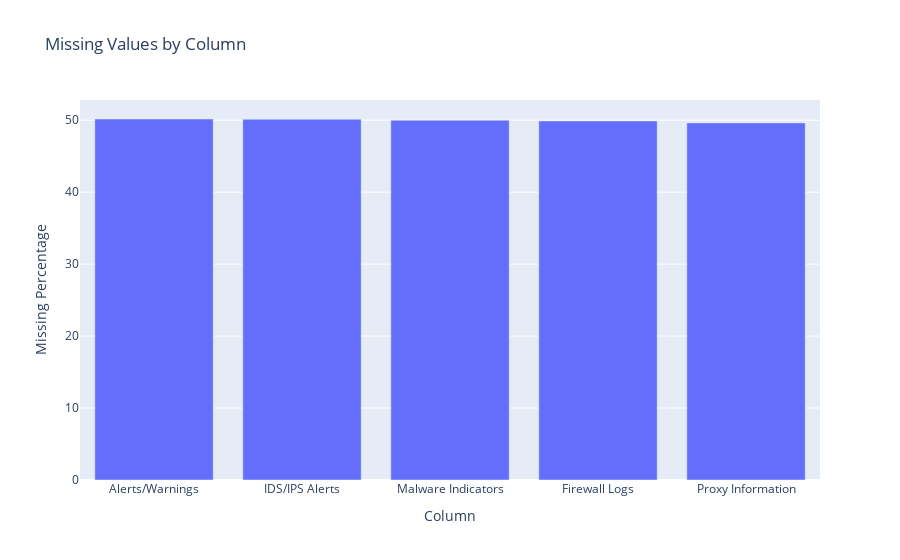

This figure's notebook cell:
### Markdown cell above
## 3️⃣ Missing Values Analysis

### Code cell
# Calculate missing values
missing_counts = df.isnull().sum()
missing_percent = (missing_counts / len(df)) * 100
missing_df = pd.DataFrame({
    'Column': missing_counts.index,
    'Missing Count': missing_counts.values,
    'Missing %': missing_percent.values
})
missing_df = missing_df[missing_df['Missing Count'] > 0].sort_values('Missing Count', ascending=False)

if len(missing_df) > 0:
    print(f"Columns with missing values: {len(missing_df)}")
    display(missing_df)
    
    # Visualize
    fig = px.bar(missing_df, x='Column', y='Missing %', 
                 title='Missing Values by Column',
                 labels={'Missing %': 'Missing Percentage'})
    fig.show()
else:
    print("✅ No missing values found!")

### Figure 1 — Plotly figure (JSON) as saved in the notebook; plotly's stock layout.template omitted (floating-point values rounded to 4 significant figures)
{"data": [{"hovertemplate": "Column=%{x}<br>Missing Percentage=%{y}<extra></extra>", "legendgroup": "", "marker": {"color": "#636efa", "pattern": {"shape": ""}}, "name": "", "orientation": "v", "showlegend": false, "textposition": "auto", "type": "bar", "x": ["Alerts/Warnings", "IDS/IPS Alerts", "Malware Indicators", "Firewall Logs", "Proxy Information"], "xaxis": "x", "y": [50.17, 50.12, 50.0, 49.9, 49.63], "yaxis": "y"}], "layout": {"barmode": "relative", "legend": {"tracegroupgap": 0}, "title": {"text": "Missing Values by Column"}, "xaxis": {"anchor": "y", "domain": [0, 1], "title": {"text": "Column"}}, "yaxis": {"anchor": "x", "domain": [0, 1], "title": {"text": "Missing Percentage"}}}}
